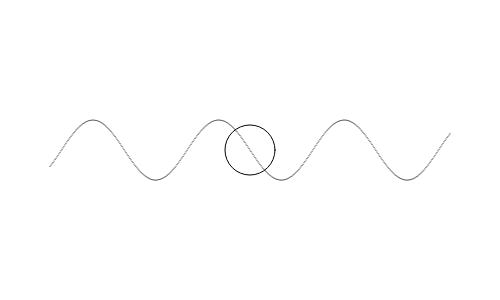
Frame 1 (no input)
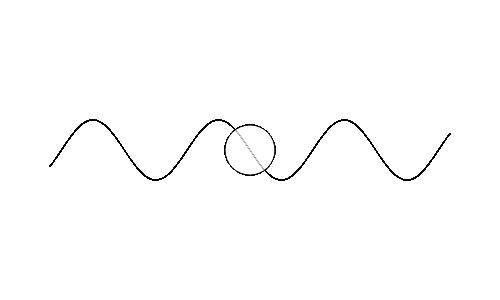
Frame 60 (no input)
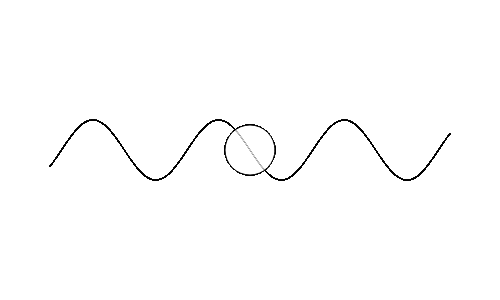
Frame 120 (the mouse pressed at the canvas centre since frame 60)

The p5.js sketch that drew these frames (run headless with seeded random() and noise() and a simulated clock; from frame 60 on, the mouse is pressed at the canvas centre):

// p5.js sketch
// ── sketch.js
function setup() {
  createCanvas(500, 300);
  // translate(250, 150);
}

function draw() {
  translate(width/2, height/2);
  // scale(5);
  ellipse(0,0,50,50);

  for (var x = -200; x <= 200; x += 1) {
    point(x, 30*sin(0.05*x));
  }

}
